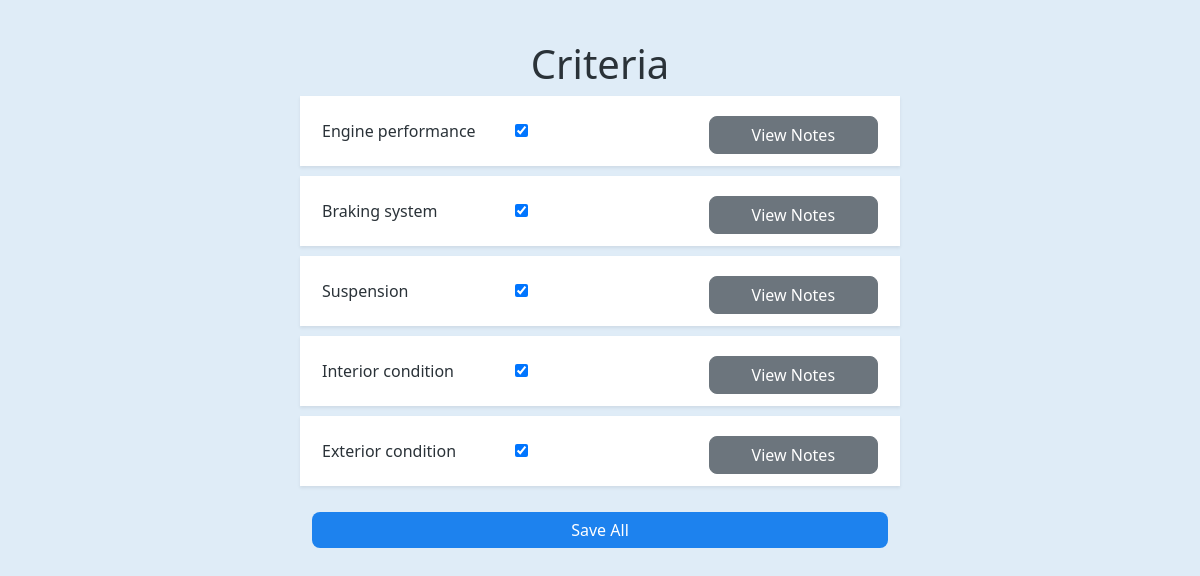
/inspection_results/1, run on the app's committed database.
### tables this page shows
CREATE TABLE criteria (
                    id INTEGER PRIMARY KEY,
                    car_id INTEGER,
                    criteria_name TEXT,
                    is_good INTEGER,
                    note TEXT,
                    FOREIGN KEY (car_id) REFERENCES cars(id)
                );

### server.py (the view)
@app.route('/inspection_results/<int:car_id>', methods=['GET', 'POST'])
def inspection_results(car_id):
    try:
        if request.method == 'POST':
            data = request.form
            connection = sqlite3.connect('car_inspection.db')
            c = connection.cursor()
            criteria_met = 0  # Counter to track the number of criteria met
            criteria = get_criteria(car_id)
            criteria_names = [field[0] for field in criteria]
            for criteria_name in criteria_names:
                is_good = 1 if data.get(criteria_name) == 'on' else 0
                c.execute("UPDATE criteria SET is_good=? WHERE car_id=? AND criteria_name=?", (is_good, car_id, criteria_name))
                if is_good:
                    criteria_met += 1
                total_criteria = len(criteria)
                if criteria_met == total_criteria:
                    car_status = 2  # All criteria met
                elif criteria_met > 0:
                    car_status = 1  # Some criteria met
                else:
                    car_status = 0  # No criteria met
                c.execute("UPDATE cars SET status=? WHERE id=?", (car_status, car_id))
            connection.commit()
            connection.close()
            return redirect(url_for('index'))
        else:
            criteria = get_criteria(car_id)
            return render_template('inspection_results.html', criteria=criteria)
    except sqlite3.Error as e:
        print("Database error occurred:", e)
        return render_template('error.html', error_message="Database error occurred: " + str(e))
    except Exception as e:
        print("An error occurred:", e)
        return render_template('error.html', error_message="An error occurred: " + str(e))

### server.py (called while the page is built)
def get_criteria(car_id):
    try:
        connection = sqlite3.connect('car_inspection.db')
        c = connection.cursor()
        c.execute("SELECT criteria_name, is_good, note FROM criteria WHERE car_id=?", (car_id,))
        criteria = c.fetchall()
        return criteria
    except sqlite3.Error as e:
        print("Error fetching criteria:", e)
        return []

### templates/inspection_results.html (shortened to what this page needs)
<!DOCTYPE html>
<html lang="en">
<head>
    <link href="https://cdn.jsdelivr.net/npm/bootstrap@5.3.3/dist/css/bootstrap.min.css" rel="stylesheet">
    <link rel="stylesheet" href="{{ url_for('static', filename='style.css') }}">
</head>
<body>
    <div class="container">
        <div class="row justify-content-center">
            <div class="col-md-8">
                <h1 class="text-center">Criteria</h1>
                <form method="POST">
                    {% for criteria in criteria %}
                    <div class="row align-items-center criteria-card">
                        <div class="col-md-4">
                            <span>{{ criteria[0] }}</span>
                        </div>
                        <div class="col-md-4">
                            <input type="checkbox" name="{{ criteria[0] }}" {% if criteria[1] %}checked{% else %}unchecked{% endif %}>
                        </div>
                        <div class="col-md-4">
                            <button type="button" class="btn btn-secondary" data-bs-toggle="collapse" data-bs-target="#collapse{{ loop.index }}">View Notes</button>
                        </div>
                    </div>
                    {% endfor %}
                    <button type="submit" class="btn btn-primary mt-3">Save All</button>
                </form>
            </div>
        </div>
    </div>
</body>
</html>

### static/style.css (style rules this page uses)
body { background-color: #dfecf7; color: #2a3238; margin-bottom: 20px; }
.text-center { margin-top: 40px; }
.container { margin-top: 0px; max-width: 75%; }
.btn { width: 100%; margin-top: 10px; margin-bottom: 2px; border-radius: 8px; }
.btn-primary { background-color: #1d82ee; border: 0; }
.criteria-card { background-color: #ffffff; margin-bottom: 10px; padding: 10px; box-shadow: 0 2px 3px #3b494f1a; }

### data on the page
criteria: criteria_name "Engine performance", is_good "☑"
criteria: criteria_name "Braking system", is_good "☑"
criteria: criteria_name "Suspension", is_good "☑"
criteria: criteria_name "Interior condition", is_good "☑"
criteria: criteria_name "Exterior condition", is_good "☑"
